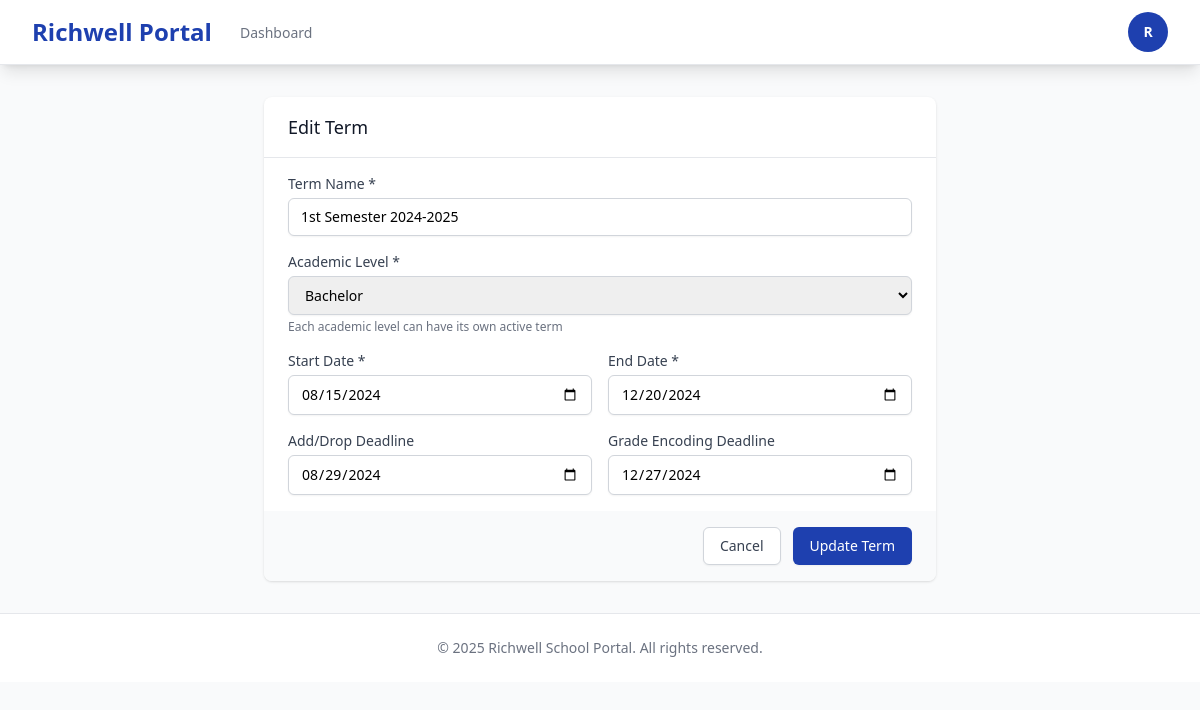
Screenshot of /registrar/enrollment/terms/1/update/ (signed in) with the database file from the repository.
### users/models.py (models this page shows, shortened)
class User(AbstractUser):
    ROLE_CHOICES = [
        ('student', 'Student'),
        ('professor', 'Professor'),
        ('registrar', 'Registrar'),
        ('dean', 'Dean'),
        ('admission', 'Admission'),
        ('admin', 'Admin'),
    ]
    role = models.CharField(max_length=20, choices=ROLE_CHOICES)
    created_at = models.DateTimeField(auto_now_add=True)

### enrollment/models.py (models this page shows, shortened)
class Term(models.Model):
    LEVEL_CHOICES = [
        ('SHS', 'Senior High School'),
        ('Bachelor', 'Bachelor'),
        ('Masteral', 'Masteral'),
    ]
    name = models.CharField(max_length=50)
    level = models.CharField(max_length=20, choices=LEVEL_CHOICES, default='Bachelor')
    start_date = models.DateField()
    end_date = models.DateField()
    add_drop_deadline = models.DateField(null=True, blank=True)
    grade_encoding_deadline = models.DateField(null=True, blank=True)
    is_active = models.BooleanField(default=False)
    archived = models.BooleanField(default=False)
    created_at = models.DateTimeField(auto_now_add=True)
    class Meta:
        unique_together = ('name', 'level')

### enrollment/views.py (the view, shortened to what this page needs)
# urls.py: path('terms/<int:pk>/update/', views.term_update, name='term_update'),
@role_required('registrar')
def term_update(request, pk):
    term = get_object_or_404(Term, pk=pk)
    context = {
        'term': term,
        'level_choices': Term.LEVEL_CHOICES,
    }
    return render(request, 'registrar/terms/term_form.html', context)

### templates/registrar/terms/term_form.html (shortened to what this page needs)
{% extends 'base.html' %}
{% block content %}
<div class="max-w-2xl mx-auto">
    <div class="bg-white shadow rounded-lg">
        <form method="POST">
            <div class="px-6 py-4 border-b border-gray-200">
                <h3 class="text-lg font-medium text-gray-900">
                    {% if term %}Edit Term{% else %}Create New Term{% endif %}
                </h3>
            </div>
            <div class="px-6 py-4 space-y-4">
                <div>
                    <label for="name" class="block text-sm font-medium text-gray-700">Term Name *</label>
                    <input type="text" name="name" id="name" required
                           value="{{ term.name|default:'' }}"
                           placeholder="e.g., 1st Semester AY 2025-2026"
                           class="mt-1 block w-full border border-gray-300 rounded-md shadow-sm py-2 px-3 focus:outline-none focus:ring-primary focus:border-primary sm:text-sm">
                </div>
                <div>
                    <label for="level" class="block text-sm font-medium text-gray-700">Academic Level *</label>
                    <select name="level" id="level" required
                            class="mt-1 block w-full border border-gray-300 rounded-md shadow-sm py-2 px-3 focus:outline-none focus:ring-primary focus:border-primary sm:text-sm">
                        {% for value, label in level_choices %}
                        <option value="{{ value }}" {% if term.level == value %}selected{% endif %}>{{ label }}</option>
                        {% endfor %}
                    </select>
                    <p class="mt-1 text-xs text-gray-500">Each academic level can have its own active term</p>
                </div>
                <div class="grid grid-cols-2 gap-4">
                    <div>
                        <label for="start_date" class="block text-sm font-medium text-gray-700">Start Date *</label>
                        <input type="date" name="start_date" id="start_date" required
                               value="{{ term.start_date|date:'Y-m-d'|default:'' }}"
                               class="mt-1 block w-full border border-gray-300 rounded-md shadow-sm py-2 px-3 focus:outline-none focus:ring-primary focus:border-primary sm:text-sm">
                    </div>
                    <div>
                        <label for="end_date" class="block text-sm font-medium text-gray-700">End Date *</label>
                        <input type="date" name="end_date" id="end_date" required
                               value="{{ term.end_date|date:'Y-m-d'|default:'' }}"
                               class="mt-1 block w-full border border-gray-300 rounded-md shadow-sm py-2 px-3 focus:outline-none focus:ring-primary focus:border-primary sm:text-sm">
                    </div>
                </div>
                <div class="grid grid-cols-2 gap-4">
                    <div>
                        <label for="add_drop_deadline" class="block text-sm font-medium text-gray-700">Add/Drop Deadline</label>
                        <input type="date" name="add_drop_deadline" id="add_drop_deadline"
                               value="{% if term.add_drop_deadline %}{{ term.add_drop_deadline|date:'Y-m-d' }}{% endif %}"
                               class="mt-1 block w-full border border-gray-300 rounded-md shadow-sm py-2 px-3 focus:outline-none focus:ring-primary focus:border-primary sm:text-sm">
                    </div>
                    <div>
                        <label for="grade_encoding_deadline" class="block text-sm font-medium text-gray-700">Grade Encoding Deadline</label>
                        <input type="date" name="grade_encoding_deadline" id="grade_encoding_deadline"
                               value="{% if term.grade_encoding_deadline %}{{ term.grade_encoding_deadline|date:'Y-m-d' }}{% endif %}"
                               class="mt-1 block w-full border border-gray-300 rounded-md shadow-sm py-2 px-3 focus:outline-none focus:ring-primary focus:border-primary sm:text-sm">
                    </div>
                </div>
            </div>
            <div class="px-6 py-4 bg-gray-50 flex justify-end space-x-3 rounded-b-lg">
                <a href="{% url 'enrollment:terms_list' %}"
                   class="px-4 py-2 border border-gray-300 rounded-md shadow-sm text-sm font-medium text-gray-700 bg-white hover:bg-gray-50 focus:outline-none focus:ring-2 focus:ring-offset-2 focus:ring-primary">
                    Cancel
                </a>
                <button type="submit"
                        class="px-4 py-2 border border-transparent rounded-md shadow-sm text-sm font-medium text-white bg-primary hover:bg-blue-700 focus:outline-none focus:ring-2 focus:ring-offset-2 focus:ring-primary">
                    {% if term %}Update Term{% else %}Create Term{% endif %}
                </button>
            </div>
        </form>
    </div>
</div>
{% endblock %}

### templates/base.html (shortened to what this page needs)
<!DOCTYPE html>
<html lang="en">
<head>
    <script src="https://cdn.tailwindcss.com"></script>
</head>
<body class="bg-gray-50 min-h-screen">
    {% if user.is_authenticated %}
    <nav class="bg-white shadow-lg border-b border-gray-200" x-data="{ open: false }">
        <div class="max-w-7xl mx-auto px-4 sm:px-6 lg:px-8">
            <div class="flex justify-between h-16">
                <div class="flex">
                    <div class="flex-shrink-0 flex items-center">
                        <a href="{% url 'dashboard' %}" class="text-2xl font-bold text-primary">
                            Richwell Portal
                        </a>
                    </div>
                    <div class="hidden sm:ml-6 sm:flex sm:space-x-8">
                        <a href="{% url 'dashboard' %}"
                           class="{% if request.resolver_match.url_name == 'dashboard' %}border-primary text-gray-900{% else %}border-transparent text-gray-500 hover:border-gray-300 hover:text-gray-700{% endif %} inline-flex items-center px-1 pt-1 border-b-2 text-sm font-medium">
                            Dashboard
                        </a>
                    </div>
                </div>
                <div class="hidden sm:ml-6 sm:flex sm:items-center">
                    <div class="relative" x-data="{ userMenu: false }">
                        <button @click="userMenu = !userMenu"
                                type="button"
                                class="bg-white flex text-sm rounded-full focus:outline-none focus:ring-2 focus:ring-offset-2 focus:ring-primary">
                            <div class="h-10 w-10 rounded-full bg-primary flex items-center justify-center text-white font-semibold">
                                {{ user.username|slice:":1"|upper }}
                            </div>
                        </button>
                    </div>
                </div>
            </div>
        </div>
    </nav>
    {% endif %}
    <main class="max-w-7xl mx-auto px-4 sm:px-6 lg:px-8 py-8">
        {% block content %}{% endblock %}
    </main>
    <footer class="bg-white border-t border-gray-200 mt-auto">
        <div class="max-w-7xl mx-auto py-6 px-4 sm:px-6 lg:px-8">
            <p class="text-center text-sm text-gray-500">
                &copy; 2025 Richwell School Portal. All rights reserved.
            </p>
        </div>
    </footer>
</body>
</html>

### rows the page displays
User: username "R"
Term: name "1st Semester 2024-2025", level "Bachelor", start_date "08/15/2024", end_date "12/20/2024", add_drop_deadline "08/29/2024", grade_encoding_deadline "12/27/2024"
